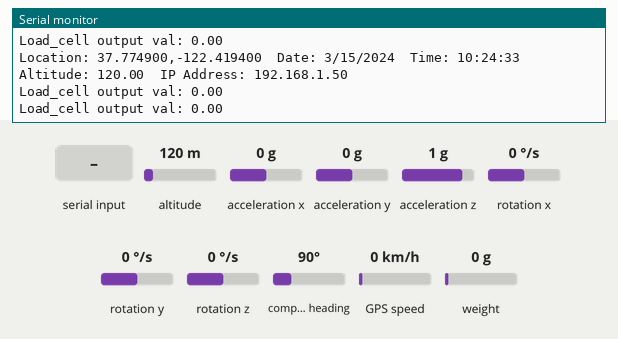
Simulated run of this sketch. Board: ESP8266 (NodeMCU). Shown: the last lines printed to the serial monitor. Inputs (shaded band) come from the test bench; at power-on: acceleration y 0 g, weight on the scale 0 g, altitude 120 m, acceleration x 0 g, acceleration z 1 g, rotation x 0 °/s, rotation y 0 °/s, rotation z 0 °/s, compass heading 90°, GPS speed 0 km/h. WiFi joins after 1.5 s; servers stay silent unless stated; EEPROM starts erased; the GPS gets a fix after 3 s at 37.7749, -122.4194 with 8 satellites.

Above: at 5.1 s.
5.2 s: acceleration y set to -1.4 g
At 5.42 s:
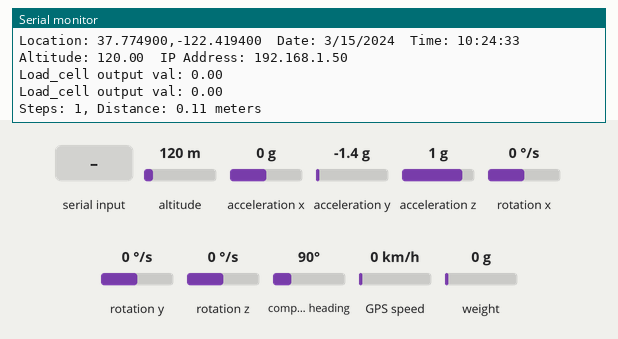
6.7 s: "t" received over Serial
At 6.96 s:
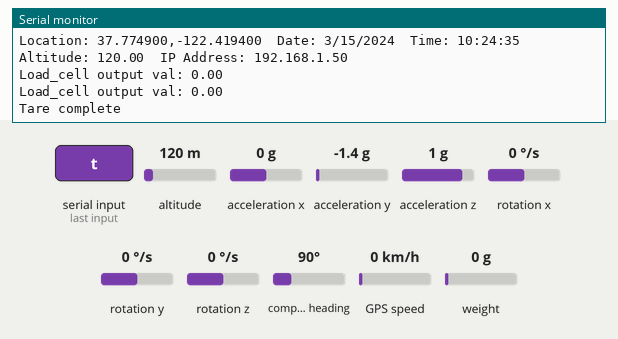
8.2 s: weight on the scale set to 100 g
At 9.0 s:
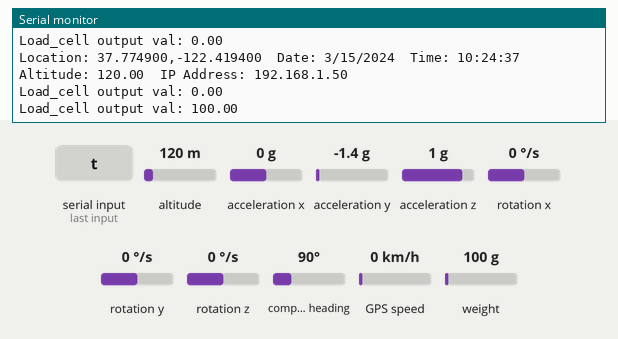
9.7 s: altitude set to 20 m
At 10.21 s:
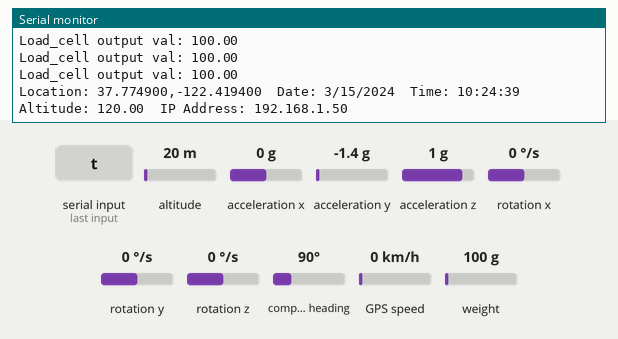
11.2 s: weight on the scale set to 1250 g
At 11.7 s:
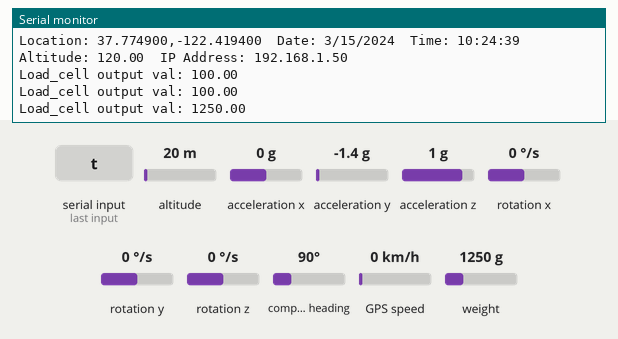
12.7 s: altitude set to 250 m
At 13.2 s:
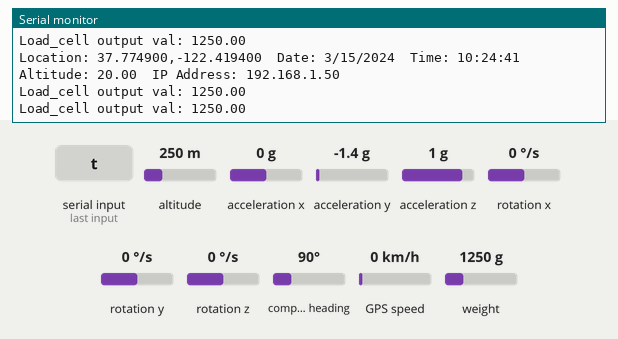
Timing chart, 0 to 15.2 s (numbered marks = the images above; inputs shaded):
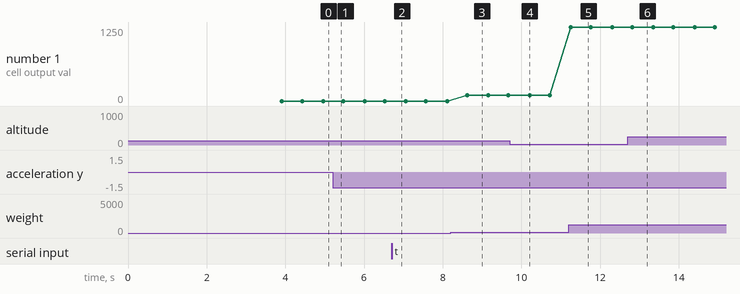

Measured:
- after the input at 5.2 s, the serial monitor: prints a new line after 0.06 s (image 1)
- after the input at 6.7 s, the serial monitor: prints a new line at once (image 2)
- after the input at 8.2 s, the serial monitor: prints a new line after 0.42 s (image 3)
- after the input at 11.2 s, the serial monitor: prints a new line after 0.06 s (image 5)
- plotted number 1: 0 → 100 after the input at 8.2 s, 100 → 1250 after the input at 11.2 s

The sketch:

web_debug.ino
```cpp
#include <HX711_ADC.h>
#include <EEPROM.h>
#include <Wire.h>
#include <MPU6050.h>
#include <TinyGPS++.h>
#include <SoftwareSerial.h>
#include <ESP8266WiFi.h>
#include <ESP8266WebServer.h>

// Pins and Constants for Load Cell (ESP8266)
const int HX711_dout = D7; // ESP8266 GPIO pin connected to HX711 DOUT
const int HX711_sck = D8;  // ESP8266 GPIO pin connected to HX711 SCK
HX711_ADC LoadCell(HX711_dout, HX711_sck);
const int calVal_eepromAddress = 0;
unsigned long t = 0;

// Constants for MPU6050
MPU6050 mpu;
const int stepsPerMeter = 9; // 9 steps per meter
volatile int stepCount = 0;
float distance = 0.0;
const int accelerationThreshold = 1500; // Lower threshold for more sensitivity
const unsigned long stepInterval = 100; // Shorter interval for faster step detection

// Constants for GPS and WiFi
static const int RXPin = D2, TXPin = D1; // Use GPIO4 (D2) for RX, and GPIO5 (D1) for TX
static const uint32_t GPSBaud = 9600;
const char* ssid = "mosa";
const char* password = "Slp@tec.2003";
IPAddress local_IP(192, 168, 1, 11);
IPAddress gateway(192, 168, 1, 1);
IPAddress subnet(255, 255, 255, 0);
IPAddress primaryDNS(163,121,128,134);
IPAddress secondaryDNS(163,121,128,135);

TinyGPSPlus gps;
SoftwareSerial ss(RXPin, TXPin);
ESP8266WebServer server(80);
unsigned long lastPrintTime = 0;
const unsigned long printInterval = 2000; // Print every 2 seconds

void setup() {
  Serial.begin(115200); // Initialize hardware serial for debugging
  delay(10);
  Serial.println();
  Serial.println("Starting...");

  // Setup Load Cell
  float calibrationValue; // calibration value
  EEPROM.begin(512); // Initialize EEPROM with 512 bytes
  EEPROM.get(calVal_eepromAddress, calibrationValue);
  LoadCell.begin();
  unsigned long stabilizingTime = 2000;
  boolean _tare = true;
  LoadCell.start(stabilizingTime, _tare);
  if (LoadCell.getTareTimeoutFlag()) {
    Serial.println("Timeout, check MCU>HX711 wiring and pin designations");
  } else {
    LoadCell.setCalFactor(-55); // Set calibration factor (float)
    Serial.println("Startup is complete");
  }

  // Setup MPU6050
  Wire.begin(12, 14); // Initialize I2C with SDA = GPIO 12 (D6), SCL = GPIO 14 (D5)
  mpu.initialize();
  if (!mpu.testConnection()) {
    Serial.println("MPU6050 connection failed!");
    while (1);
  } else {
    Serial.println("MPU6050 connected.");
  }
  mpu.setDLPFMode(MPU6050_DLPF_BW_5);
  mpu.setRate(4); // 1kHz / (1 + rate) => 200Hz

  // Setup GPS and WiFi
  ss.begin(GPSBaud);
  if (!WiFi.config(local_IP, gateway, subnet, primaryDNS, secondaryDNS)) {
    Serial.println(F("STA Failed to configure"));
  }
  WiFi.begin(ssid, password);
  Serial.print(F("Connecting to Wi-Fi"));
  while (WiFi.status() != WL_CONNECTED) {
    delay(500);
    Serial.print(F("."));
  }
  Serial.println(F("Connected!"));
  Serial.print(F("IP address: "));
  Serial.println(WiFi.localIP());
  server.on("/", handleRoot);
  server.on("/gps", handleGPS);
  server.begin();
  Serial.println(F("HTTP server started"));
}

void loop() {
  // Load Cell Functionality
  static boolean newDataReady = 0;
  const int serialPrintInterval = 500; // Increase value to slow down serial print activity
  if (LoadCell.update()) newDataReady = true;
  if (newDataReady) {
    if (millis() > t + serialPrintInterval) {
      float i = LoadCell.getData();
      Serial.print("Load_cell output val: ");
      Serial.println(i);
      newDataReady = 0;
      t = millis();
    }
  }
  if (Serial.available() > 0) {
    char inByte = Serial.read();
    if (inByte == 't') LoadCell.tareNoDelay();
  }
  if (LoadCell.getTareStatus() == true) {
    Serial.println("Tare complete");
  }

  // MPU6050 Functionality
  int16_t ax, ay, az;
  int16_t gx, gy, gz;
  mpu.getMotion6(&ax, &ay, &az, &gx, &gy, &gz);
  if (detectStep(ax, ay, az)) {
    stepCount++;
    distance = stepCount / float(stepsPerMeter);
    Serial.print("Steps: ");
    Serial.print(stepCount);
    Serial.print(", Distance: ");
    Serial.print(distance);
    Serial.println(" meters");
  }
  delay(50); // Adjust delay for step detection sensitivity
// GPS and WiFi Functionality
  while (ss.available() > 0) {
    gps.encode(ss.read());
  }
  server.handleClient();
  ensureWiFiConnection();
  if (millis() > 5000 && gps.charsProcessed() < 10) {
    Serial.println(F("No GPS detected: check wiring."));
    delay(5000);
  }
  if (millis() - lastPrintTime >= printInterval) {
    printGPSDataToSerial();
    lastPrintTime = millis();
  }
}

bool detectStep(int16_t ax, int16_t ay, int16_t az) {
  static int16_t prevAy = 0;
  static unsigned long prevStepTime = 0;
  unsigned long currentTime = millis();
  int16_t deltaAy = abs(ay - prevAy);
  if (deltaAy > accelerationThreshold && (currentTime - prevStepTime) > stepInterval) {
    prevStepTime = currentTime;
    prevAy = ay;
    return true;
  }
  prevAy = ay;
  return false;
}

void handleRoot() {
  String html = "<html><head><title>ESP8266 GPS</title>";
  html += "<style>body{font-family:Arial;text-align:center;padding:50px;}</style>";
  html += "<script>";
  html += "function fetchGPSData() {";
  html += "fetch('/gps').then(response => response.json()).then(data => {";
  html += "document.getElementById('location').innerText = data.location;";
  html += "document.getElementById('date').innerText = data.date;";
  html += "document.getElementById('time').innerText = data.time;";
  html += "document.getElementById('altitude').innerText = data.altitude;";
  html += "});";
  html += "}";
  html += "setInterval(fetchGPSData, 1000);";
  html += "</script>";
  html += "</head><body onload='fetchGPSData()'>";
  html += "<h1>ESP8266 GPS Data</h1>";
  html += "<p><strong>IP Address:</strong> " + WiFi.localIP().toString() + "</p>";
  html += "<p><strong>Location:</strong> <span id='location'>Loading...</span></p>";
  html += "<p><strong>Date:</strong> <span id='date'>Loading...</span></p>";
  html += "<p><strong>Time:</strong> <span id='time'>Loading...</span></p>";
  html += "<p><strong>Altitude:</strong> <span id='altitude'>Loading...</span></p>";
  html += "</body></html>";
  server.send(200, "text/html", html);
}

void handleGPS() {
  String json = "{";
  json += "\"location\":\"";
  if (gps.location.isValid()) {
    json += String(gps.location.lat(), 6) + ", " + String(gps.location.lng(), 6);
  } else {
    json += "INVALID";
  }
  json += "\",\"date\":\"";
  if (gps.date.isValid()) {
    json += String(gps.date.month()) + "/" + String(gps.date.day()) + "/" + String(gps.date.year());
  } else {
    json += "INVALID";
  }
  json += "\",\"time\":\"";
  if (gps.time.isValid()) {
    if (gps.time.hour() < 10) json += "0";
    json += String(gps.time.hour()) + ":";
    if (gps.time.minute() < 10) json += "0";
    json += String(gps.time.minute()) + ":";
    if (gps.time.second() < 10) json += "0";
    json += String(gps.time.second());
  } else {
    json += "INVALID";
  }
  json += "\",\"altitude\":\"";
  if (gps.altitude.isValid()) {
    json += String(gps.altitude.meters());
  } else {
    json += "INVALID";
  }
  json += "\"}";
  server.send(200, "application/json", json);
}
void printGPSDataToSerial() {
  Serial.print(F("Location: "));
  if (gps.location.isValid()) {
    double currentLat = gps.location.lat();
    double currentLng = gps.location.lng();
    Serial.print(currentLat, 6);
    Serial.print(F(","));
    Serial.print(currentLng, 6);
  } else {
    Serial.print(F("INVALID"));
  }
  Serial.print(F("  Date: "));
  if (gps.date.isValid()) {
    Serial.print(gps.date.month());
    Serial.print(F("/"));
    Serial.print(gps.date.day());
    Serial.print(F("/"));
    Serial.print(gps.date.year());
  } else {
    Serial.print(F("INVALID"));
  }
  Serial.print(F("  Time: "));
  if (gps.time.isValid()) {
    if (gps.time.hour() < 10) Serial.print(F("0"));
    Serial.print(gps.time.hour());
    Serial.print(F(":"));
    if (gps.time.minute() < 10) Serial.print(F("0"));
    Serial.print(gps.time.minute());
    Serial.print(F(":"));
    if (gps.time.second() < 10) Serial.print(F("0"));
    Serial.print(gps.time.second());
  } else {
    Serial.print(F("INVALID"));
  }
  Serial.print(F("  Altitude: "));
  if (gps.altitude.isValid()) {
    Serial.print(gps.altitude.meters());
  } else {
    Serial.print(F("INVALID"));
  }
  Serial.print(F("  IP Address: "));
  Serial.println(WiFi.localIP());
  Serial.println();
}

void ensureWiFiConnection() {
  if (WiFi.status() != WL_CONNECTED) {
    Serial.println(F("WiFi disconnected, attempting reconnection..."));
    WiFi.begin(ssid, password);
    while (WiFi.status() != WL_CONNECTED) {
      delay(500);
      Serial.print(F("."));
    }
    Serial.println(F("Reconnected to WiFi!"));
  }
}
```
